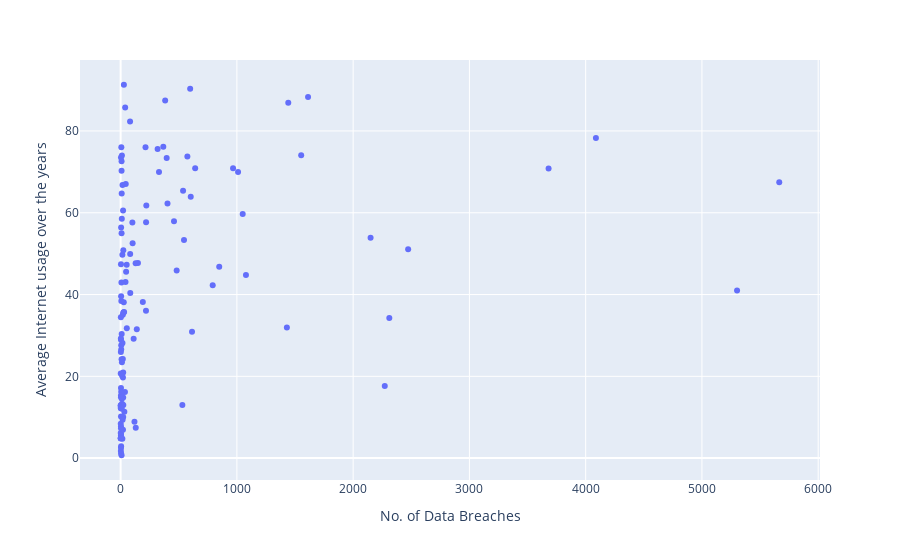

The notebook cell this image was saved under:
### Code cell
data_breach_plot(data_breach_int_users)

### Figure 1 — Plotly figure (JSON) as saved in the notebook; plotly's stock layout.template omitted (floating-point values rounded to 4 significant figures; data arrays with more than 128 entries replaced by an {"elided": "..."} marker saying what was removed)
{"data": [{"hovertemplate": "No. of Data Breaches=%{x}<br>Average Internet usage over the years=%{y}<extra></extra>", "legendgroup": "", "marker": {"color": "#636efa", "symbol": "circle"}, "mode": "markers", "name": "", "showlegend": false, "type": "scatter", "x": {"elided": "132 int values"}, "xaxis": "x", "y": {"elided": "132 float values"}, "yaxis": "y"}], "layout": {"legend": {"tracegroupgap": 0}, "margin": {"t": 60}, "xaxis": {"anchor": "y", "domain": [0, 1], "title": {"text": "No. of Data Breaches"}}, "yaxis": {"anchor": "x", "domain": [0, 1], "title": {"text": "Average Internet usage over the years"}}}}
